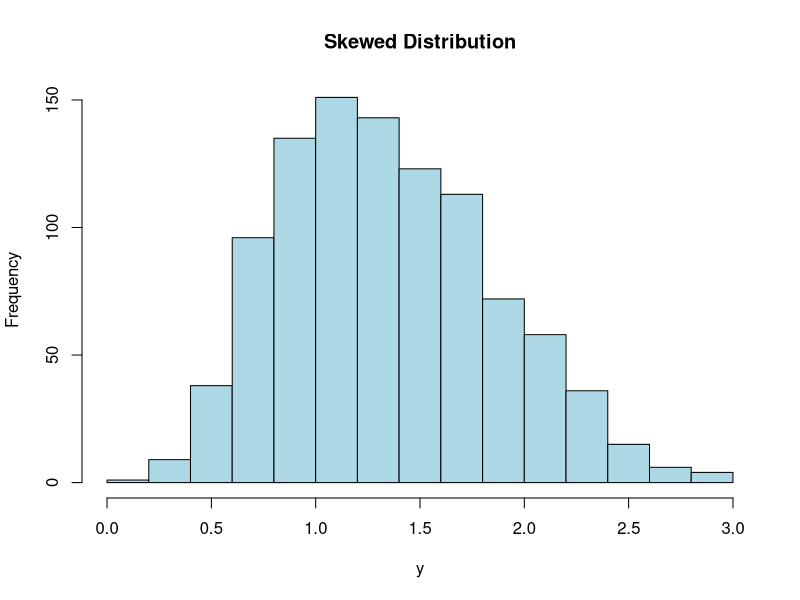
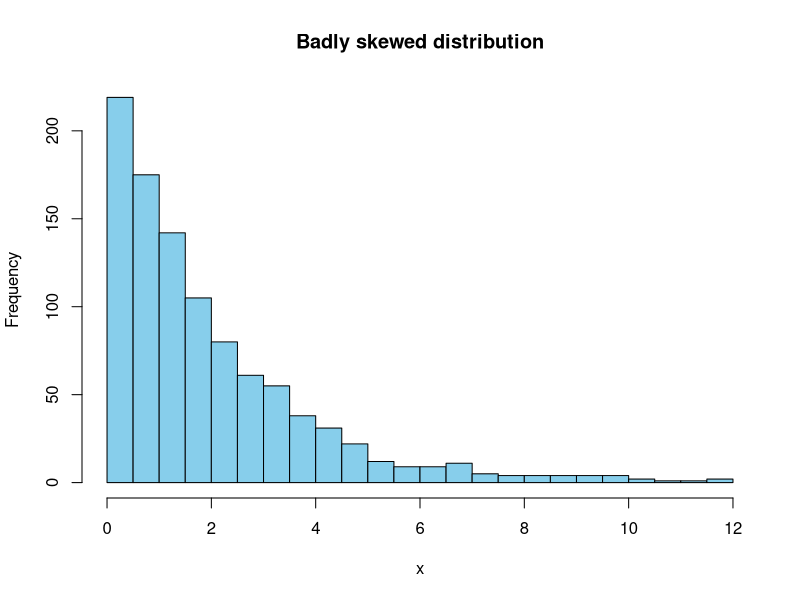
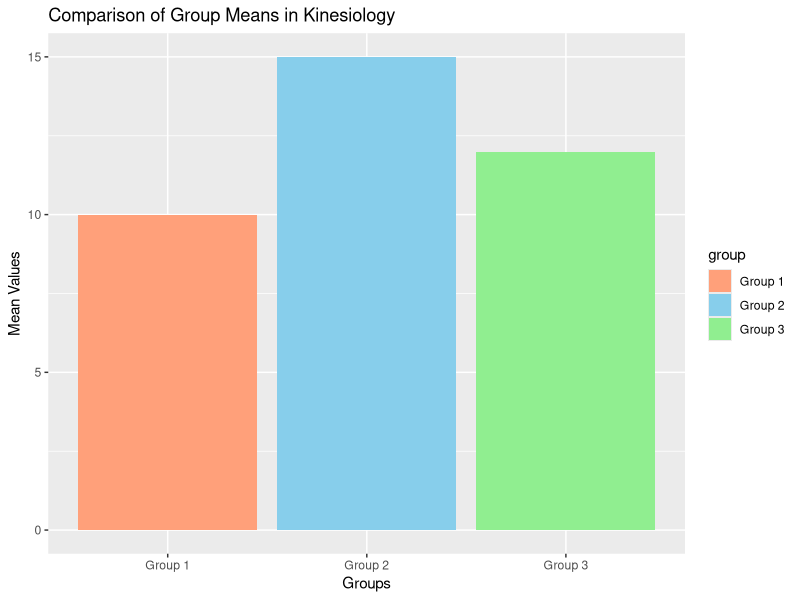

Generate these figures, in order, with R:
## ---- chunk 1
library(stats)

# Generate a gamma distributed random variable
x <- rgamma(n = 1000, shape = 2, rate = 1)

# Create a skewed distribution by taking the square root of the gamma variable
y <- sqrt(x)

# Plot the histogram of the skewed distribution
hist(y, breaks = 20, col = "lightblue", main = "Skewed Distribution")
## ---- chunk 2
set.seed(123)  # for reproducibility

# Generate 1000 samples from a chi-squared distribution with 2 degrees of freedom
x <- rchisq(1000, df = 2)

# Plot the histogram of x
hist(x, breaks = 20, col = "skyblue", main = "Badly skewed distribution")

## ---- chunk 3
library(ggplot2)

# Create a data frame with 3 group means
group_means <- data.frame(group = c("Group 1", "Group 2", "Group 3"),
                          mean = c(10, 15, 12))

# Create a bar chart with custom colors and labels
ggplot(group_means, aes(x = group, y = mean, fill = group)) +
  geom_col() +
  scale_fill_manual(values = c("#FFA07A", "#87CEEB", "#90EE90")) +  # custom colors
  labs(title = "Comparison of Group Means in Kinesiology",
       x = "Groups", y = "Mean Values")
